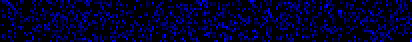
#> input picture ToBeSent for Decryption/P.png, 206 x 21 px, shrunk from 255 x 26 before the run (shown 2 times larger); the run also reads 1 picture not shown here
$ jupyter execute --allow-errors Decryption.ipynb
#> lines starting #> are read from the running program, lines starting #| are printed output that depends on the picture
[cell 1]
f = open("ToBeSent for Decryption/cipher2.txt",'r',encoding='utf-8')
#> (reads ToBeSent for Decryption/cipher2.txt from the repository)
cipher = f.read()

[cell 2]
import base64

[cell 3]
import numpy as np
import cv2

[cell 4]
P = cv2.imread('ToBeSent for Decryption/P.png')
#> P is the input picture: shape (21, 206, 3); mean B, G, R 45.7, 1, 1
R = cv2.imread('ToBeSent for Decryption/R.png')

[cell 5]
h = np.shape(P)[0]
#> h = 21
w = np.shape(P)[1]
#> w = 206

[cell 6]
CK = np.ones((h,w,1), dtype = 'uint8')

[cell 7]
for i in range(h):
    for j in range(w):
        ck = P[i][j][0] ^ R[i][j][0]
        CK[i][j][0] = ck
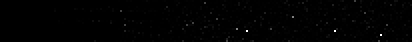
#> CK: shape (21, 206, 1) (shown 2 times larger); min 0, max 255, mean 1.4

[cell 8]
K1 = []
for i in range(len(CK)):
    K1.append(0)
#> this loop made 21 passes
#> after the loop, K1 = [0, 0, 0, 0, 0, 0, 0, 0, 0, 0, 0, 0, 0, 0, 0, 0, 0, 0, 0, 0, 0]

[cell 9]
for i in range(len(CK)):
    count = 0
    for j in range(len(CK[i])):
        if CK[i][j][0] == 0:
            count += 1
    K1[i] = chr(count)
#> after the loop, K1 = 21 items

[cell 10]
K1 = "".join(K1)

[cell 11]
K1

[cell 12]
import hashlib
SK1 = hashlib.sha256(K1.encode())

print("The hexadecimal equivalent of SHA256 is : ")
print(SK1.hexdigest())
#| 037599bbcbbd5f99a402c86753371d161f8956a494e90aafe0dbf8fa42916384

[cell 13]
# AES 256 in OFB mode:
from Crypto.Cipher import AES
from Crypto.Random import new as Random
from hashlib import sha256
from base64 import b64encode,b64decode

class AESCipher:
    def __init__(self,data,key):
        self.block_size = 16
        self.data = data
        self.key = sha256(key.encode()).digest()[:32]
        self.pad = lambda s: s + (self.block_size - len(s) % self.block_size) * chr (self.block_size - len(s) % self.block_size)
        self.unpad = lambda s: s[:-ord(s[len(s) - 1:])]

    def decrypt(self):
        cipher_text = b64decode(self.data.encode())
        iv = cipher_text[:self.block_size]
        cipher = AES.new(self.key,AES.MODE_OFB,iv)
        return self.unpad(cipher.decrypt(cipher_text[self.block_size:])).decode()

[cell 14]
import pandas as pd

[cell 15]
xdf = pd.DataFrame(columns = ['1','2'])
a = []
b = []
for i in P:
    k = 0
    n1 = []
    n2 = []
    for j in i:
        if k%2==0:
            n1.append(np.sum(j))
        else:
            n2.append(np.sum(j))
        k += 1
    a.append(sum(n1))
    b.append(sum(n2))
#> after the loop, a = [4440, 5416, 5230, 3910, 4325, 4330, 6262, 5430, 5313, 5593, 6201, 5007, 4657, 5695, 5520, 4307, 4331, 4324, 4850, 4339, 4497]; b = [5241, 4815, 5192, 3962, 4721, 4447, 4850, 5201, 5743, 4667, 5212, 4790, 5259, 4806, 5006, 4719, 4633, 5066, 5379, 4633, 4203]
xdf['1'] = a
xdf['2'] = b

[cell 16]
ydf = pd.DataFrame(columns = ['1','2'])
a = []
b = []
for i in R:
    k = 0
    n1 = []
    n2 = []
    for j in i:
        if k%2==0:
            n1.append(np.sum(j))
        else:
            n2.append(np.sum(j))
        k += 1
    a.append(sum(n1))
    b.append(sum(n2))
#> after the loop, a = [4416, 5411, 5225, 3893, 4306, 4313, 6265, 5418, 5304, 5589, 6180, 4991, 4648, 5693, 5516, 4303, 4317, 4308, 4832, 4328, 4482]; b = [5224, 4803, 5190, 3950, 4711, 4431, 4838, 5178, 5744, 4646, 5199, 4782, 5251, 4796, 4994, 4707, 4619, 5057, 5374, 4625, 4180]
ydf['1'] = a
ydf['2'] = b

[cell 17]
from sklearn.linear_model import LinearRegression

[cell 18]
LRmodel = LinearRegression()
LRmodel.fit(xdf,ydf)

[cell 19]
zdf = pd.DataFrame(columns = ['1','2'])
a = []
b = []
for i in CK:
    k = 0
    n1 = []
    n2 = []
    for j in i:
        if k%2==0:
            n1.append(np.sum(j))
        else:
            n2.append(np.sum(j))
        k += 1
    a.append(sum(n1))
    b.append(sum(n2))
#> after the loop, a = [94, 147, 81, 115, 105, 157, 153, 52, 199, 128, 193, 154, 181, 150, 258, 138, 64, 332, 126, 63, 155]; b = [177, 106, 136, 78, 112, 104, 94, 101, 43, 131, 139, 104, 186, 110, 174, 566, 82, 83, 83, 132, 285]
zdf['1'] = a
zdf['2'] = b

[cell 20]
predict = LRmodel.predict([[sum(zdf['1']),sum(zdf['2'])]])

[cell 21]
x = round(predict[0][0])%26
y = round(predict[0][1])%26

[cell 22]
cipher = cipher.split(' ')

[cell 23]
txt = []
for each in cipher:
    try:
        ch = ord(each) - x + y
        txt.append(int(ch))
    except:
        print(each)

[cell 24]
text = ""
for t in txt:
    text += chr(t)
